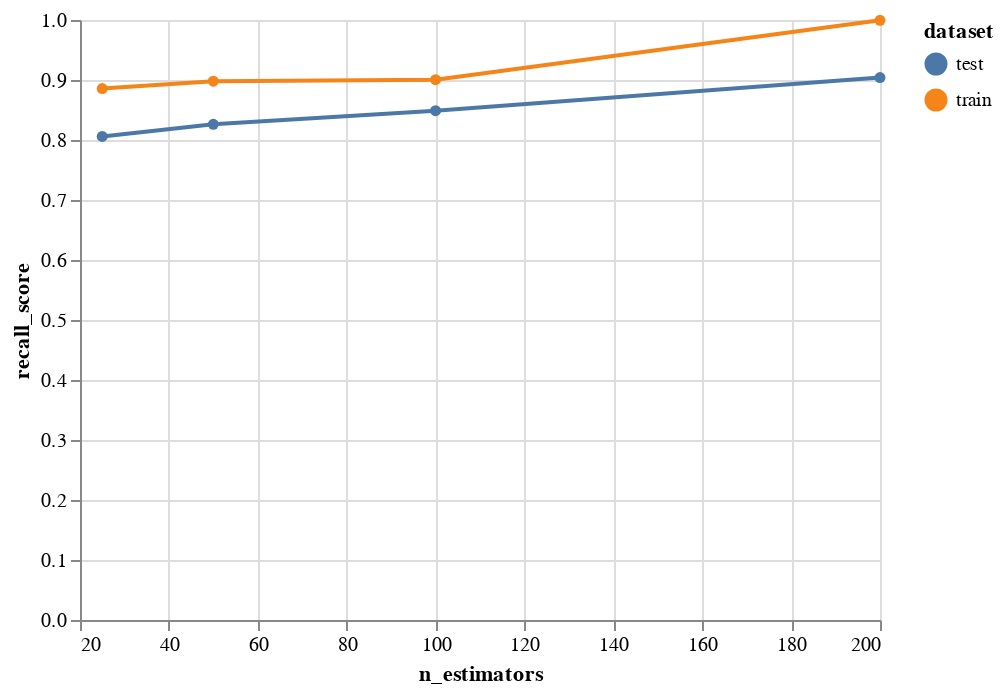

Here is the notebook cell this chart was saved with:
### Markdown cell above
**[1.7]** Let's call compare_train_test() to see its sample output

### Code cell
compare_train_test(sample_summary, 'n_estimators')

### Figure 1 — Vega-Lite specification as saved in the notebook (floating-point values rounded to 4 significant figures)
{"config": {"view": {"continuousWidth": 400, "continuousHeight": 300}}, "data": {"name": "data-ba285237d732157658545c5db43b10eb"}, "mark": {"type": "line", "point": true}, "encoding": {"color": {"type": "nominal", "field": "dataset"}, "x": {"type": "quantitative", "field": "n_estimators"}, "y": {"type": "quantitative", "field": "recall_score"}}, "$schema": "https://vega.github.io/schema/vega-lite/v4.8.1.json", "datasets": {"data-ba285237d732157658545c5db43b10eb": [{"n_estimators": 25, "recall_score": 0.8858, "dataset": "train", "overfitting": 0.07988}, {"n_estimators": 25, "recall_score": 0.8059, "dataset": "test", "overfitting": 0.07988}, {"n_estimators": 50, "recall_score": 0.898, "dataset": "train", "overfitting": 0.07178}, {"n_estimators": 50, "recall_score": 0.8262, "dataset": "test", "overfitting": 0.07178}, {"n_estimators": 100, "recall_score": 0.9005, "dataset": "train", "overfitting": 0.05159}, {"n_estimators": 100, "recall_score": 0.8489, "dataset": "test", "overfitting": 0.05159}, {"n_estimators": 200, "recall_score": 0.9995, "dataset": "train", "overfitting": 0.09532}, {"n_estimators": 200, "recall_score": 0.9041, "dataset": "test", "overfitting": 0.09532}]}}
